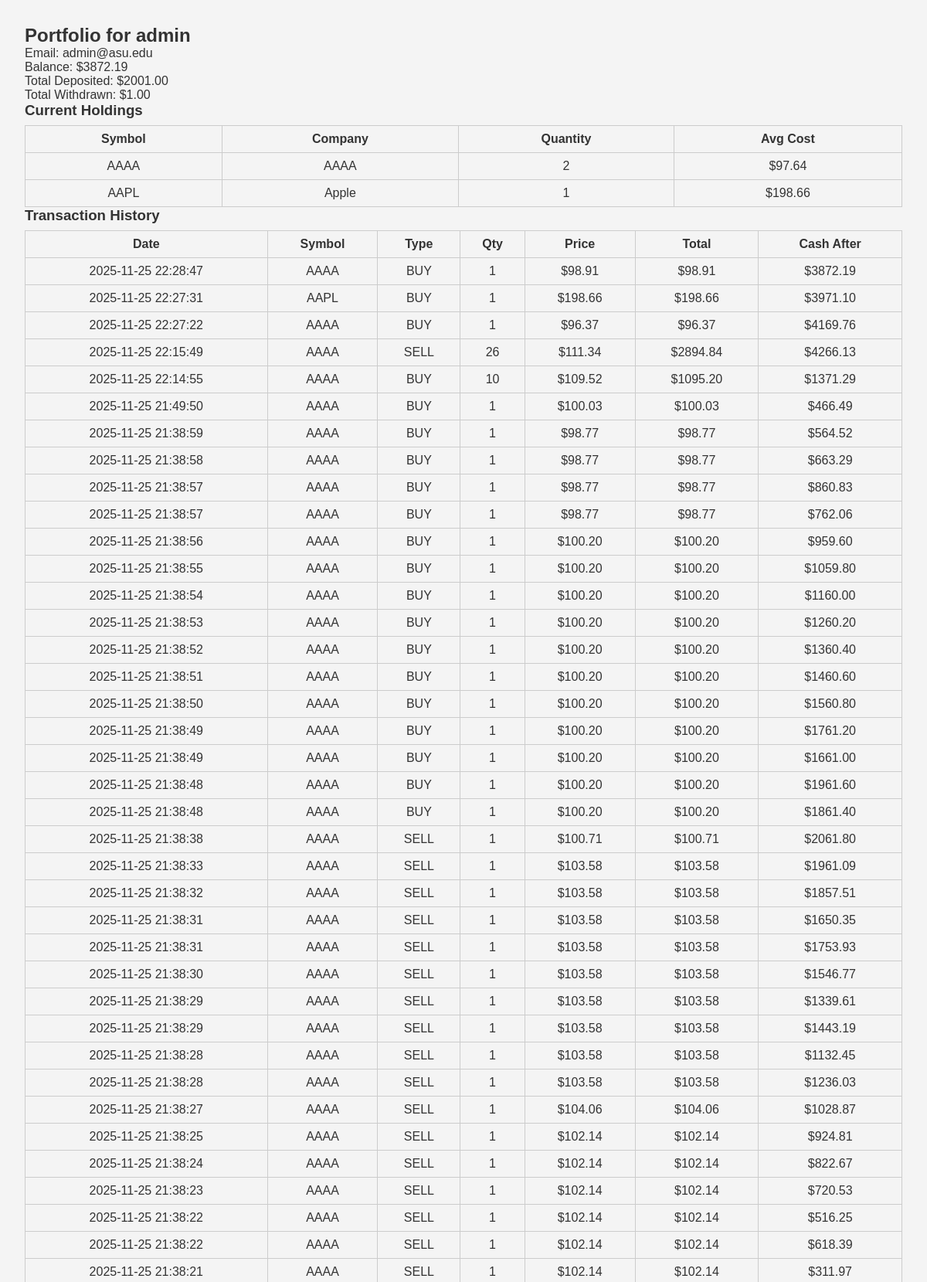
The page /admin/user/1/portfolio (signed in, upper part) on the database its author committed.
### tables this page shows
CREATE TABLE users (
    user_id INTEGER PRIMARY KEY AUTOINCREMENT,
    username TEXT NOT NULL UNIQUE,
    email TEXT NOT NULL UNIQUE,
    balance REAL DEFAULT 0.0,
    password_hash TEXT NOT NULL,
    is_admin INTEGER DEFAULT 0
, total_deposited REAL DEFAULT 0.0, total_withdrawn REAL DEFAULT 0.0);

CREATE TABLE portfolio (
    portfolio_id INTEGER PRIMARY KEY AUTOINCREMENT,
    user_id INTEGER NOT NULL,
    stock_id INTEGER NOT NULL,
    quantity INTEGER DEFAULT 0,
    avg_cost REAL DEFAULT 0,
    total_invested REAL DEFAULT 0,
    last_updated TEXT DEFAULT CURRENT_TIMESTAMP,
    FOREIGN KEY (user_id) REFERENCES users(user_id),
    FOREIGN KEY (stock_id) REFERENCES stocks(stock_id)
);

CREATE TABLE stocks (
    stock_id INTEGER PRIMARY KEY AUTOINCREMENT,
    symbol TEXT NOT NULL UNIQUE,
    company_name TEXT NOT NULL,
    price REAL NOT NULL
);

CREATE TABLE transaction_history (
    transaction_id INTEGER PRIMARY KEY AUTOINCREMENT,
    user_id INTEGER NOT NULL,
    stock_id INTEGER NOT NULL,
    order_type TEXT NOT NULL,
    quantity INTEGER NOT NULL,
    price REAL NOT NULL,
    total_value REAL NOT NULL,
    cash_before REAL NOT NULL,
    cash_after REAL NOT NULL,
    realized_pl REAL DEFAULT 0,
    timestamp TEXT DEFAULT CURRENT_TIMESTAMP,
    FOREIGN KEY (user_id) REFERENCES users(user_id),
    FOREIGN KEY (stock_id) REFERENCES stocks(stock_id)
);

### app.py (the view)
@app.route('/admin/user/<int:user_id>/portfolio')
def admin_user_portfolio(user_id):
    check = require_admin()
    if check:
        return check
    conn = get_db_connection()
    cursor = conn.cursor()
    user = cursor.execute("""
        SELECT user_id, username, email, balance, total_deposited, total_withdrawn
        FROM users
        WHERE user_id = ?
    """, (user_id,)).fetchone()
    if not user:
        conn.close()
        flash("User not found.", "error")
        return redirect(url_for('admin_users'))
    portfolio = cursor.execute("""
        SELECT p.quantity, p.avg_cost, s.symbol, s.company_name
        FROM portfolio p
        JOIN stocks s ON p.stock_id = s.stock_id
        WHERE p.user_id = ?
    """, (user_id,)).fetchall()
    transactions = cursor.execute("""
        SELECT t.*, s.symbol
        FROM transaction_history t
        JOIN stocks s ON t.stock_id = s.stock_id
        WHERE t.user_id = ?
        ORDER BY timestamp DESC
    """, (user_id,)).fetchall()
    conn.close()
    return render_template(
        "admin_user_portfolio.html",
        user=user,
        portfolio=portfolio,
        transactions=transactions
    )

### app.py (called while the page is built)
def get_db_connection():
    conn = sqlite3.connect(DB_NAME, timeout=5, check_same_thread=False)
    conn.row_factory = sqlite3.Row
    conn.execute("PRAGMA journal_mode=WAL;")
    conn.execute("PRAGMA busy_timeout = 5000;")
    return conn

def require_admin():
    if 'user_id' not in session:
        flash("You must be logged in.", "error")
        return redirect(url_for('login'))
    conn = get_db_connection()
    user = conn.execute(
        'SELECT is_admin FROM users WHERE user_id = ?',
        (session['user_id'],)
    ).fetchone()
    conn.close()
    if not user:
        flash("User not found.", "error")
        return redirect(url_for('login'))
    is_admin = user['is_admin'] if 'is_admin' in user.keys() else 0
    if int(is_admin) != 1:
        flash("Administrator access required.", "error")
        if 'user_id' in session:
            return redirect(url_for('dashboard', user_id=session.get('user_id')))
        return redirect(url_for('login'))
    return None

### templates/admin_user_portfolio.html (shortened to what this page needs)
<!DOCTYPE html>
<html>
<head>
  <link rel="stylesheet" href="{{ url_for('static', filename='styles.css') }}">
</head>
<body>
<main class="dashboard-container">
  <div class="card">
    <div class="card-header">
      <h2>Portfolio for {{ user.username }}</h2>
      <p>Email: {{ user.email }}</p>
      <p>Balance: ${{ "%.2f"|format(user.balance) }}</p>
	  <p>Total Deposited: ${{ "%.2f"|format(user.total_deposited or 0) }}</p>
	  <p>Total Withdrawn: ${{ "%.2f"|format(user.total_withdrawn or 0) }}</p>
    </div>
    <div class="card-content">
      <h3>Current Holdings</h3>
      {% if portfolio %}
      <table>
        <thead><tr><th>Symbol</th><th>Company</th><th>Quantity</th><th>Avg Cost</th></tr></thead>
        <tbody>
          {% for item in portfolio %}
            <tr>
              <td>{{ item.symbol }}</td>
              <td>{{ item.company_name }}</td>
              <td>{{ item.quantity }}</td>
              <td>${{ "%.2f"|format(item.avg_cost) }}</td>
            </tr>
          {% endfor %}
        </tbody>
      </table>
      {% else %}
        <p>No holdings.</p>
      {% endif %}
      <h3>Transaction History</h3>
      {% if transactions %}
      <table>
        <thead>
          <tr>
            <th>Date</th><th>Symbol</th><th>Type</th><th>Qty</th><th>Price</th><th>Total</th><th>Cash After</th>
          </tr>
        </thead>
        <tbody>
          {% for t in transactions %}
          <tr>
            <td>{{ t.timestamp }}</td>
            <td>{{ t.symbol }}</td>
            <td>{{ t.order_type }}</td>
            <td>{{ t.quantity }}</td>
            <td>${{ "%.2f"|format(t.price) }}</td>
            <td>${{ "%.2f"|format(t.total_value) }}</td>
            <td>${{ "%.2f"|format(t.cash_after) }}</td>
          </tr>
          {% endfor %}
        </tbody>
      </table>
      {% else %}
        <p>No transactions found.</p>
      {% endif %}
    </div>
  </div>
</main>
</body>
</html>

### static/styles.css (style rules this page uses)
* { margin: 0; padding: 0; box-sizing: border-box; font-family: Arial, sans-serif; }
body { background-color: #f4f4f4; color: #333; }
main { padding: 2em; }
table { width: 100%; border-collapse: collapse; margin-top: 0.5em; }
table, th, td { border: 1px solid #ccc; text-align: center; padding: 0.5em; }
* { margin:0;padding:0;box-sizing:border-box;font-family:Arial, sans-serif }
body { background:#f4f4f4;color:#333 }
main { padding:2em }

### rows shown on the page
users: username "admin", email "admin@asu.edu", balance "3872.19", total_deposited "2001.00", total_withdrawn "1.00"
portfolio: symbol "AAAA", company_name "AAAA", quantity "2", avg_cost "97.64"
portfolio: symbol "AAPL", company_name "Apple", quantity "1", avg_cost "198.66"
transaction_history: timestamp "2025-11-25 22:28:47", symbol "AAAA", order_type "BUY", quantity "1", price "98.91", total_value "98.91", cash_after "3872.19"
transaction_history: timestamp "2025-11-25 22:27:31", symbol "AAPL", order_type "BUY", quantity "1", price "198.66", total_value "198.66", cash_after "3971.10"
transaction_history: timestamp "2025-11-25 22:27:22", symbol "AAAA", order_type "BUY", quantity "1", price "96.37", total_value "96.37", cash_after "4169.76"
transaction_history: timestamp "2025-11-25 22:15:49", symbol "AAAA", order_type "SELL", quantity "26", price "111.34", total_value "2894.84", cash_after "4266.13"
transaction_history: timestamp "2025-11-25 22:14:55", symbol "AAAA", order_type "BUY", quantity "10", price "109.52", total_value "1095.20", cash_after "1371.29"
transaction_history: timestamp "2025-11-25 21:49:50", symbol "AAAA", order_type "BUY", quantity "1", price "100.03", total_value "100.03", cash_after "466.49"
transaction_history: timestamp "2025-11-25 21:38:59", symbol "AAAA", order_type "BUY", quantity "1", price "98.77", total_value "98.77", cash_after "564.52"
transaction_history: timestamp "2025-11-25 21:38:58", symbol "AAAA", order_type "BUY", quantity "1", price "98.77", total_value "98.77", cash_after "663.29"
transaction_history: timestamp "2025-11-25 21:38:57", symbol "AAAA", order_type "BUY", quantity "1", price "98.77", total_value "98.77", cash_after "860.83"
transaction_history: timestamp "2025-11-25 21:38:57", symbol "AAAA", order_type "BUY", quantity "1", price "98.77", total_value "98.77", cash_after "762.06"
transaction_history: timestamp "2025-11-25 21:38:56", symbol "AAAA", order_type "BUY", quantity "1", price "100.20", total_value "100.20", cash_after "959.60"
transaction_history: timestamp "2025-11-25 21:38:55", symbol "AAAA", order_type "BUY", quantity "1", price "100.20", total_value "100.20", cash_after "1059.80"
transaction_history: timestamp "2025-11-25 21:38:54", symbol "AAAA", order_type "BUY", quantity "1", price "100.20", total_value "100.20", cash_after "1160.00"
transaction_history: timestamp "2025-11-25 21:38:53", symbol "AAAA", order_type "BUY", quantity "1", price "100.20", total_value "100.20", cash_after "1260.20"
transaction_history: timestamp "2025-11-25 21:38:52", symbol "AAAA", order_type "BUY", quantity "1", price "100.20", total_value "100.20", cash_after "1360.40"
transaction_history: timestamp "2025-11-25 21:38:51", symbol "AAAA", order_type "BUY", quantity "1", price "100.20", total_value "100.20", cash_after "1460.60"
transaction_history: timestamp "2025-11-25 21:38:50", symbol "AAAA", order_type "BUY", quantity "1", price "100.20", total_value "100.20", cash_after "1560.80"
transaction_history: timestamp "2025-11-25 21:38:49", symbol "AAAA", order_type "BUY", quantity "1", price "100.20", total_value "100.20", cash_after "1761.20"
transaction_history: timestamp "2025-11-25 21:38:49", symbol "AAAA", order_type "BUY", quantity "1", price "100.20", total_value "100.20", cash_after "1661.00"
transaction_history: timestamp "2025-11-25 21:38:48", symbol "AAAA", order_type "BUY", quantity "1", price "100.20", total_value "100.20", cash_after "1961.60"
transaction_history: timestamp "2025-11-25 21:38:48", symbol "AAAA", order_type "BUY", quantity "1", price "100.20", total_value "100.20", cash_after "1861.40"
transaction_history: timestamp "2025-11-25 21:38:38", symbol "AAAA", order_type "SELL", quantity "1", price "100.71", total_value "100.71", cash_after "2061.80"
transaction_history: timestamp "2025-11-25 21:38:33", symbol "AAAA", order_type "SELL", quantity "1", price "103.58", total_value "103.58", cash_after "1961.09"
transaction_history: timestamp "2025-11-25 21:38:32", symbol "AAAA", order_type "SELL", quantity "1", price "103.58", total_value "103.58", cash_after "1857.51"
transaction_history: timestamp "2025-11-25 21:38:31", symbol "AAAA", order_type "SELL", quantity "1", price "103.58", total_value "103.58", cash_after "1650.35"
transaction_history: timestamp "2025-11-25 21:38:31", symbol "AAAA", order_type "SELL", quantity "1", price "103.58", total_value "103.58", cash_after "1753.93"
transaction_history: timestamp "2025-11-25 21:38:30", symbol "AAAA", order_type "SELL", quantity "1", price "103.58", total_value "103.58", cash_after "1546.77"
transaction_history: timestamp "2025-11-25 21:38:29", symbol "AAAA", order_type "SELL", quantity "1", price "103.58", total_value "103.58", cash_after "1339.61"
transaction_history: timestamp "2025-11-25 21:38:29", symbol "AAAA", order_type "SELL", quantity "1", price "103.58", total_value "103.58", cash_after "1443.19"
transaction_history: timestamp "2025-11-25 21:38:28", symbol "AAAA", order_type "SELL", quantity "1", price "103.58", total_value "103.58", cash_after "1132.45"
transaction_history: timestamp "2025-11-25 21:38:28", symbol "AAAA", order_type "SELL", quantity "1", price "103.58", total_value "103.58", cash_after "1236.03"
transaction_history: timestamp "2025-11-25 21:38:27", symbol "AAAA", order_type "SELL", quantity "1", price "104.06", total_value "104.06", cash_after "1028.87"
transaction_history: timestamp "2025-11-25 21:38:25", symbol "AAAA", order_type "SELL", quantity "1", price "102.14", total_value "102.14", cash_after "924.81"
transaction_history: timestamp "2025-11-25 21:38:24", symbol "AAAA", order_type "SELL", quantity "1", price "102.14", total_value "102.14", cash_after "822.67"
transaction_history: timestamp "2025-11-25 21:38:23", symbol "AAAA", order_type "SELL", quantity "1", price "102.14", total_value "102.14", cash_after "720.53"
transaction_history: timestamp "2025-11-25 21:38:22", symbol "AAAA", order_type "SELL", quantity "1", price "102.14", total_value "102.14", cash_after "516.25"
transaction_history: timestamp "2025-11-25 21:38:22", symbol "AAAA", order_type "SELL", quantity "1", price "102.14", total_value "102.14", cash_after "618.39"
transaction_history: timestamp "2025-11-25 21:38:21", symbol "AAAA", order_type "SELL", quantity "1", price "102.14", total_value "102.14", cash_after "311.97"
